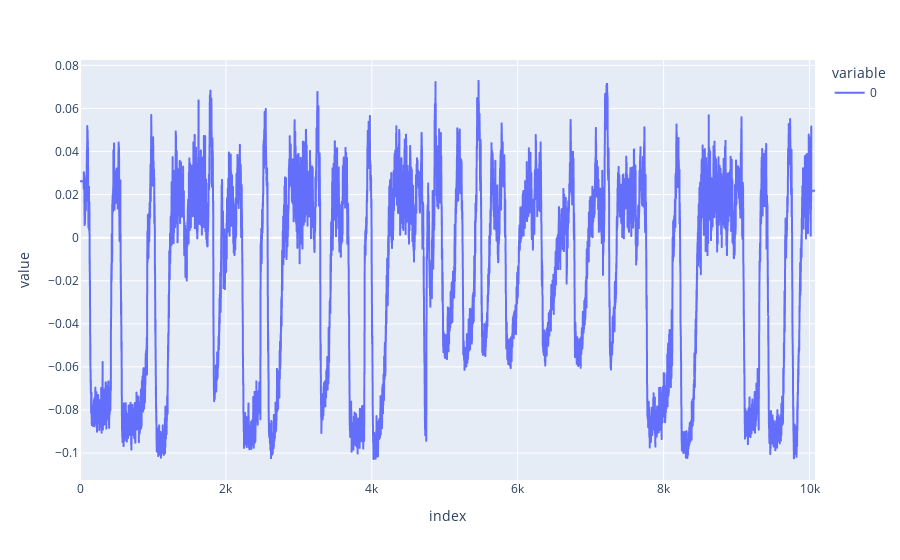

Write notebook code for a chart like this one.
### Code cell
px.line(iforest_score)

### Figure 1 — Plotly figure (JSON) as saved in the notebook; plotly's stock layout.template omitted (floating-point values rounded to 4 significant figures; data arrays with more than 128 entries replaced by an {"elided": "..."} marker saying what was removed)
{"data": [{"hovertemplate": "variable=0<br>index=%{x}<br>value=%{y}<extra></extra>", "legendgroup": "0", "line": {"color": "#636efa", "dash": "solid"}, "marker": {"symbol": "circle"}, "mode": "lines", "name": "0", "showlegend": true, "type": "scattergl", "x": {"elided": "10076 int values"}, "xaxis": "x", "y": {"elided": "10076 float values"}, "yaxis": "y"}], "layout": {"legend": {"title": {"text": "variable"}, "tracegroupgap": 0}, "margin": {"t": 60}, "xaxis": {"anchor": "y", "domain": [0, 1], "title": {"text": "index"}}, "yaxis": {"anchor": "x", "domain": [0, 1], "title": {"text": "value"}}}}
